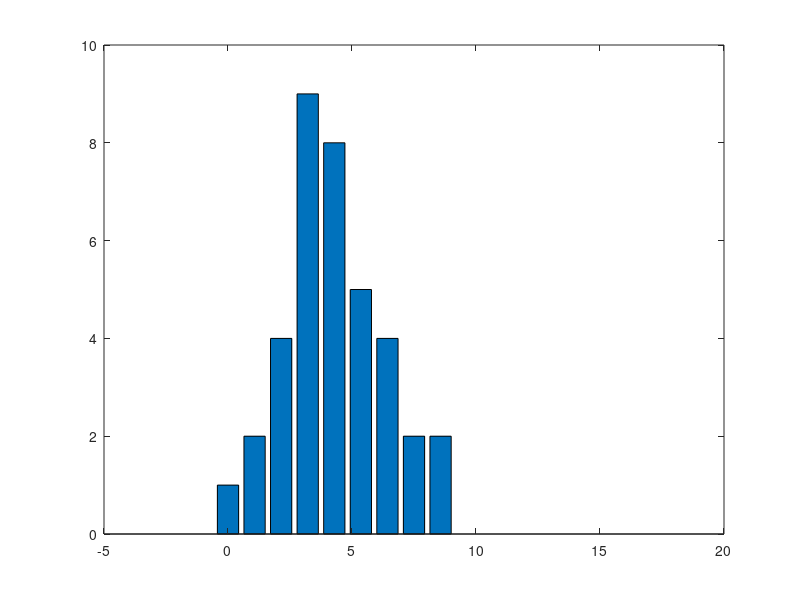

MATLAB code for this plot:
%First Genearate 10 Randon Arrival And Servive Time 

arrival_time = randi([1,4],1,10);
service_time = randi([1,5],1,10);
departure_time = zeros(1,10);

sort(arrival_time)
sort(service_time)
%find departure time 
for i = 1:10
    departure_time(1,i) = arrival_time(1,i) + service_time(1,i);
end
sort(arrival_time)

state = zeros(1,15);
for i = 1:10
    temp_a = arrival_time(i);
    temp_d = departure_time(i);
    for j = temp_a : temp_d
       state(1,j) = state(1,j) + 1
    end
end


%linspace(0,15,15) generates 15 points linearly spaced between 0 and 15.
x = linspace(0,15,15);

bar(x,state);
%plot states over x
